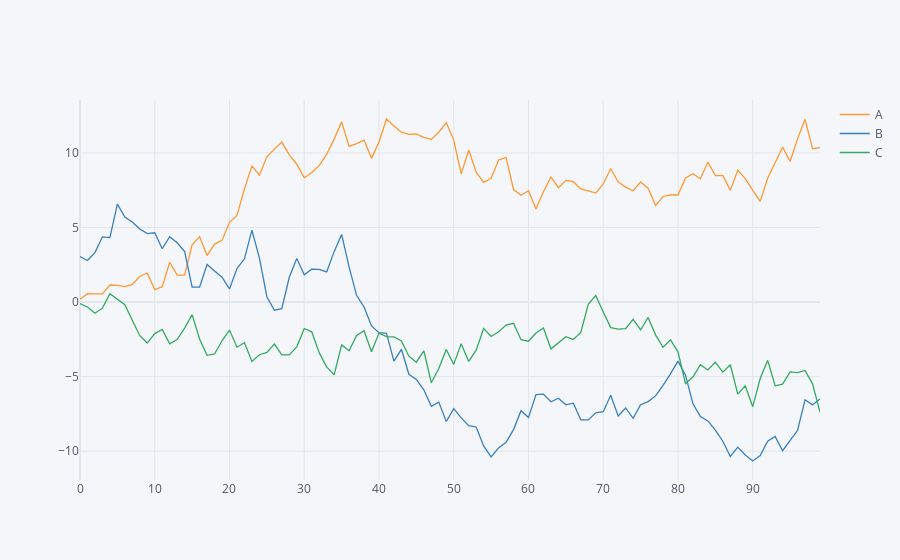

The cell this chart's notebook holds for it:
### Code cell
df = pd.DataFrame(np.random.randn(100,3),columns = ['A','B','C'])
df['A'] = df['A'].cumsum()
df['B'] = df['B'].cumsum()
df['C'] = df['C'].cumsum()
df.iplot()
